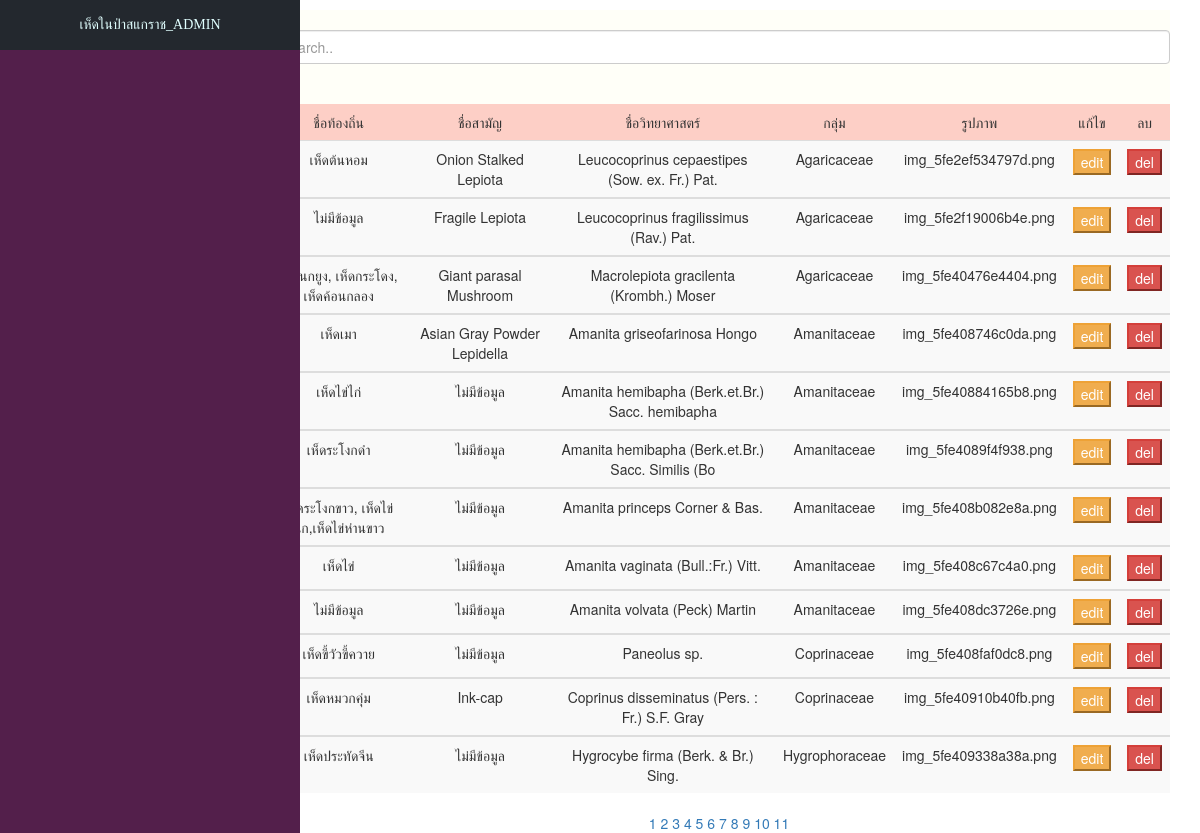
/admin.php?page=2 (signed in), run on the app's committed database.
### tables this page shows
CREATE TABLE `mushroom` (
  `m_id` int(10) NOT NULL,
  `m_cname` varchar(50) NOT NULL,
  `m_name` varchar(50) NOT NULL,
  `m_sname` varchar(50) NOT NULL,
  `m_family` varchar(50) NOT NULL,
  `m_mush` text NOT NULL,
  `m_stalk` text NOT NULL,
  `m_spore` text NOT NULL,
  `m_benefit` text NOT NULL,
  `m_env` text NOT NULL,
  `m_pic` varchar(255) NOT NULL
);

### admin.php (the view, shortened to what this page needs)
<?php
include('connect.php');
?>
<!DOCTYPE html>
<html>
<head>
  <link rel="stylesheet" href="node_modules/bootstrap/dist/css/bootstrap.min.css">
  <link rel="stylesheet" type="text/css" href="style2.css">
</head>
<body>
  <?php include('headadmin.php'); ?>
  <div class="container fonts" style="margin-top:10px;">
    <div class="content_right" style="background-color:#fffff8; height:200px;">
      <div class="text-center" style="padding-left:10px; margin-top:20px;">
        <input class="form-control" id="myInput" type="text" placeholder="Search.."> <br/><br/>
        <table class="table table-striped" cellpadding="0" cellspacing="0" border="0" align="center" width="1280px">
          <thead>
            <tr align='center' bgcolor='#FDCFC6'>
              <td>ชื่อท้องถิ่น</td>
              <td>ชื่อสามัญ</td>
              <td>ชื่อวิทยาศาสตร์</td>
              <td>กลุ่ม</td>
              <td>รูปภาพ</td>
              <td>แก้ไข</td>
              <td>ลบ</td>
            </tr>
          </thead>
          <?php
          $perpage = 12;
          if (isset($_GET['page'])) {
            $page = $_GET['page'];
          } else {
            $page = 1;
          }
          $start = ($page - 1) * $perpage;
          $query = "SELECT * FROM mushroom ORDER BY m_id ASC LIMIT {$start} , {$perpage} ";
          $result = mysqli_query($conn, $query);
          while ($row = mysqli_fetch_array($result)) {
            echo "<tbody id='myTable'";
            echo "<tr>";
            echo "<td>" . $row["m_cname"] .  "</td> ";
            echo "<td>" . $row["m_name"] .  "</td> ";
            echo "<td>" . $row["m_sname"] .  "</td> ";
            echo "<td>" . $row["m_family"] .  "</td> ";
            echo "<td>" . $row["m_pic"] .  "</td> ";
            echo "<td><a href='updatehedform.php?m_id=$row[0]'><button type='edit' class='btn-warning' >edit</button></a></td> ";
            echo "<td><a href='deletehed.php?m_id=$row[0]' onclick=\"return confirm('Do you want to delete this record? !!!')\"><button type='delete' class='btn-danger'>del</button></a></td> ";
          }
          echo "</table>";
          $sql2 = "SELECT * FROM mushroom ";
          $query2 = mysqli_query($conn, $sql2);
          $total_record = mysqli_num_rows($query2);
          $total_page = ceil($total_record / $perpage);
          ?>
          <p class="text-center">
            <a href="admin.php?page=1" aria-label="Previous"><span aria-hidden="true"><i class="fas fa-backward"></i></span></a>
            <?php for ($i = 1; $i <= $total_page; $i++) { ?>
              <span><a href="admin.php?page=<?php echo $i; ?>"><?php echo $i; ?></a></span>
            <?php } ?>
            <a href="admin.php?page=<?php echo $total_page; ?>" aria-label="Next"><span aria-hidden="true"><i class="fas fa-forward"></i></span></a>
          </p>
      </div>
    </div>
  </div>
</body>
</html>

### style2.css (style rules this page uses)
.content_right { float: right; width: 80%; }

### style3.css (style rules this page uses)
body { margin: 0px; padding: 0px; }

### data on the page
mushroom: m_cname "เห็ดต้นหอม", m_name "Onion Stalked Lepiota", m_sname "Leucocoprinus cepaestipes (Sow. ex. Fr.) Pat.", m_family "Agaricaceae", m_pic "img_5fe2ef534797d.png"
mushroom: m_cname "ไม่มีข้อมูล", m_name "Fragile Lepiota", m_sname "Leucocoprinus fragilissimus (Rav.) Pat.", m_family "Agaricaceae", m_pic "img_5fe2f19006b4e.png"
mushroom: m_cname "เห็ดนกยูง, เห็ดกระโดง, เห็ดค้อนกลอง", m_name "Giant parasal Mushroom", m_sname "Macrolepiota gracilenta (Krombh.) Moser", m_family "Agaricaceae", m_pic "img_5fe40476e4404.png"
mushroom: m_cname "เห็ดเมา", m_name "Asian Gray Powder Lepidella", m_sname "Amanita griseofarinosa Hongo", m_family "Amanitaceae", m_pic "img_5fe408746c0da.png"
mushroom: m_cname "เห็ดไข่ไก่", m_name "ไม่มีข้อมูล", m_sname "Amanita hemibapha (Berk.et.Br.) Sacc. hemibapha", m_family "Amanitaceae", m_pic "img_5fe40884165b8.png"
mushroom: m_cname "เห็ดระโงกดำ", m_name "ไม่มีข้อมูล", m_sname "Amanita hemibapha (Berk.et.Br.) Sacc. Similis (Bo", m_family "Amanitaceae", m_pic "img_5fe4089f4f938.png"
mushroom: m_cname "เห็ดระโงกขาว, เห็ดไข่นก,เห็ดไข่ห่านขาว", m_name "ไม่มีข้อมูล", m_sname "Amanita princeps Corner & Bas.", m_family "Amanitaceae", m_pic "img_5fe408b082e8a.png"
mushroom: m_cname "เห็ดไข่", m_name "ไม่มีข้อมูล", m_sname "Amanita vaginata (Bull.:Fr.) Vitt.", m_family "Amanitaceae", m_pic "img_5fe408c67c4a0.png"
mushroom: m_cname "ไม่มีข้อมูล", m_name "ไม่มีข้อมูล", m_sname "Amanita volvata (Peck) Martin", m_family "Amanitaceae", m_pic "img_5fe408dc3726e.png"
mushroom: m_cname "เห็ดขี้วัวขี้ควาย", m_name "ไม่มีข้อมูล", m_sname "Paneolus sp.", m_family "Coprinaceae", m_pic "img_5fe408faf0dc8.png"
mushroom: m_cname "เห็ดหมวกคุ่ม", m_name "Ink-cap", m_sname "Coprinus disseminatus (Pers. : Fr.) S.F. Gray", m_family "Coprinaceae", m_pic "img_5fe40910b40fb.png"
mushroom: m_cname "เห็ดประทัดจีน", m_name "ไม่มีข้อมูล", m_sname "Hygrocybe firma (Berk. & Br.) Sing.", m_family "Hygrophoraceae", m_pic "img_5fe409338a38a.png"
